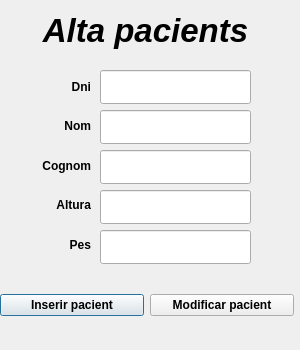
<?xml version="1.0" encoding="UTF-8"?>
<ui version="4.0">
 <class>Dialog</class>
 <widget class="QDialog" name="Dialog">
  <property name="geometry">
   <rect>
    <x>0</x>
    <y>0</y>
    <width>300</width>
    <height>350</height>
   </rect>
  </property>
  <property name="font">
   <font>
    <weight>75</weight>
    <italic>false</italic>
    <bold>true</bold>
   </font>
  </property>
  <property name="windowTitle">
   <string>Dialog</string>
  </property>
  <property name="styleSheet">
   <string notr="true"/>
  </property>
  <widget class="QLabel" name="label">
   <property name="geometry">
    <rect>
     <x>10</x>
     <y>-320</y>
     <width>271</width>
     <height>701</height>
    </rect>
   </property>
   <property name="font">
    <font>
     <family>Arial</family>
     <pointsize>25</pointsize>
     <weight>75</weight>
     <italic>true</italic>
     <bold>true</bold>
    </font>
   </property>
   <property name="text">
    <string>Alta pacients</string>
   </property>
   <property name="alignment">
    <set>Qt::AlignCenter</set>
   </property>
  </widget>
  <widget class="QWidget" name="horizontalLayoutWidget_6">
   <property name="geometry">
    <rect>
     <x>0</x>
     <y>270</y>
     <width>294</width>
     <height>71</height>
    </rect>
   </property>
   <layout class="QHBoxLayout" name="hlButtons">
    <item>
     <widget class="QPushButton" name="pbInserir">
      <property name="styleSheet">
       <string notr="true">font: italic 13pt &quot;Arial&quot;;</string>
      </property>
      <property name="text">
       <string>Inserir pacient</string>
      </property>
     </widget>
    </item>
    <item>
     <widget class="QPushButton" name="pbModificar">
      <property name="styleSheet">
       <string notr="true">font: italic 13pt &quot;Arial&quot;;</string>
      </property>
      <property name="text">
       <string>Modificar pacient</string>
      </property>
     </widget>
    </item>
   </layout>
  </widget>
  <widget class="QWidget" name="verticalLayoutWidget_2">
   <property name="geometry">
    <rect>
     <x>20</x>
     <y>70</y>
     <width>71</width>
     <height>191</height>
    </rect>
   </property>
   <layout class="QVBoxLayout" name="verticalLayout">
    <item>
     <widget class="QLabel" name="lDni">
      <property name="styleSheet">
       <string notr="true">font: italic 13pt &quot;Arial&quot;;</string>
      </property>
      <property name="text">
       <string>Dni</string>
      </property>
      <property name="alignment">
       <set>Qt::AlignRight|Qt::AlignTrailing|Qt::AlignVCenter</set>
      </property>
     </widget>
    </item>
    <item>
     <widget class="QLabel" name="lNom">
      <property name="styleSheet">
       <string notr="true">font: italic 13pt &quot;Arial&quot;;</string>
      </property>
      <property name="text">
       <string>Nom</string>
      </property>
      <property name="alignment">
       <set>Qt::AlignRight|Qt::AlignTrailing|Qt::AlignVCenter</set>
      </property>
     </widget>
    </item>
    <item>
     <widget class="QLabel" name="lCognom">
      <property name="styleSheet">
       <string notr="true">font: italic 13pt &quot;Arial&quot;;</string>
      </property>
      <property name="text">
       <string>Cognom</string>
      </property>
      <property name="alignment">
       <set>Qt::AlignRight|Qt::AlignTrailing|Qt::AlignVCenter</set>
      </property>
     </widget>
    </item>
    <item>
     <widget class="QLabel" name="lAltura">
      <property name="styleSheet">
       <string notr="true">font: italic 13pt &quot;Arial&quot;;</string>
      </property>
      <property name="text">
       <string>Altura</string>
      </property>
      <property name="alignment">
       <set>Qt::AlignRight|Qt::AlignTrailing|Qt::AlignVCenter</set>
      </property>
     </widget>
    </item>
    <item>
     <widget class="QLabel" name="lPes">
      <property name="styleSheet">
       <string notr="true">font: italic 13pt &quot;Arial&quot;;</string>
      </property>
      <property name="text">
       <string>Pes</string>
      </property>
      <property name="alignment">
       <set>Qt::AlignRight|Qt::AlignTrailing|Qt::AlignVCenter</set>
      </property>
     </widget>
    </item>
   </layout>
  </widget>
  <widget class="QLineEdit" name="textNom">
   <property name="geometry">
    <rect>
     <x>100</x>
     <y>110</y>
     <width>151</width>
     <height>34</height>
    </rect>
   </property>
  </widget>
  <widget class="QLineEdit" name="textCognom">
   <property name="geometry">
    <rect>
     <x>100</x>
     <y>150</y>
     <width>151</width>
     <height>34</height>
    </rect>
   </property>
  </widget>
  <widget class="QLineEdit" name="textDni">
   <property name="geometry">
    <rect>
     <x>100</x>
     <y>70</y>
     <width>151</width>
     <height>34</height>
    </rect>
   </property>
  </widget>
  <widget class="QLineEdit" name="textPes">
   <property name="geometry">
    <rect>
     <x>100</x>
     <y>230</y>
     <width>151</width>
     <height>34</height>
    </rect>
   </property>
  </widget>
  <widget class="QLineEdit" name="textAltura">
   <property name="geometry">
    <rect>
     <x>100</x>
     <y>190</y>
     <width>151</width>
     <height>34</height>
    </rect>
   </property>
  </widget>
 </widget>
 <resources/>
 <connections/>
</ui>
